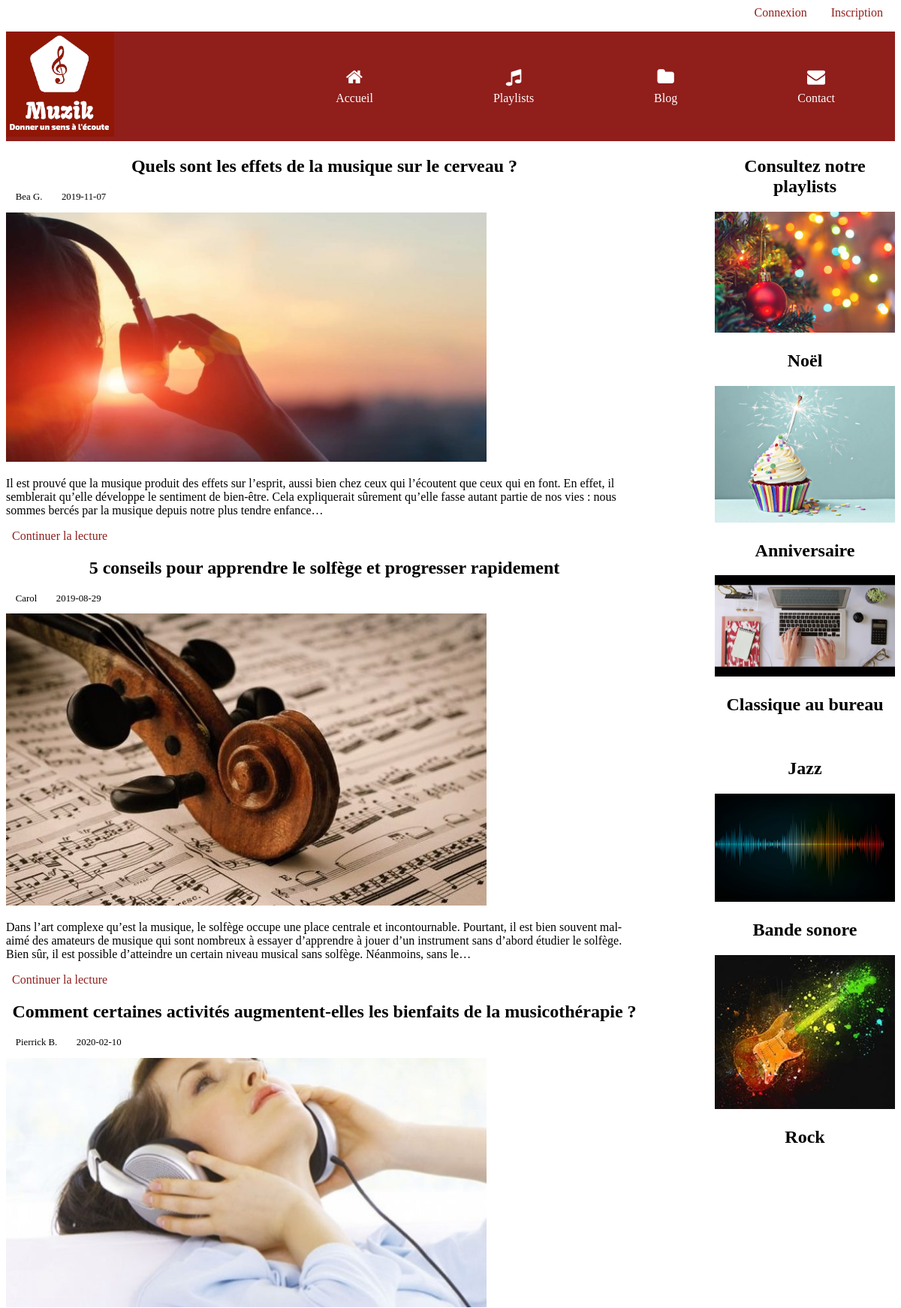
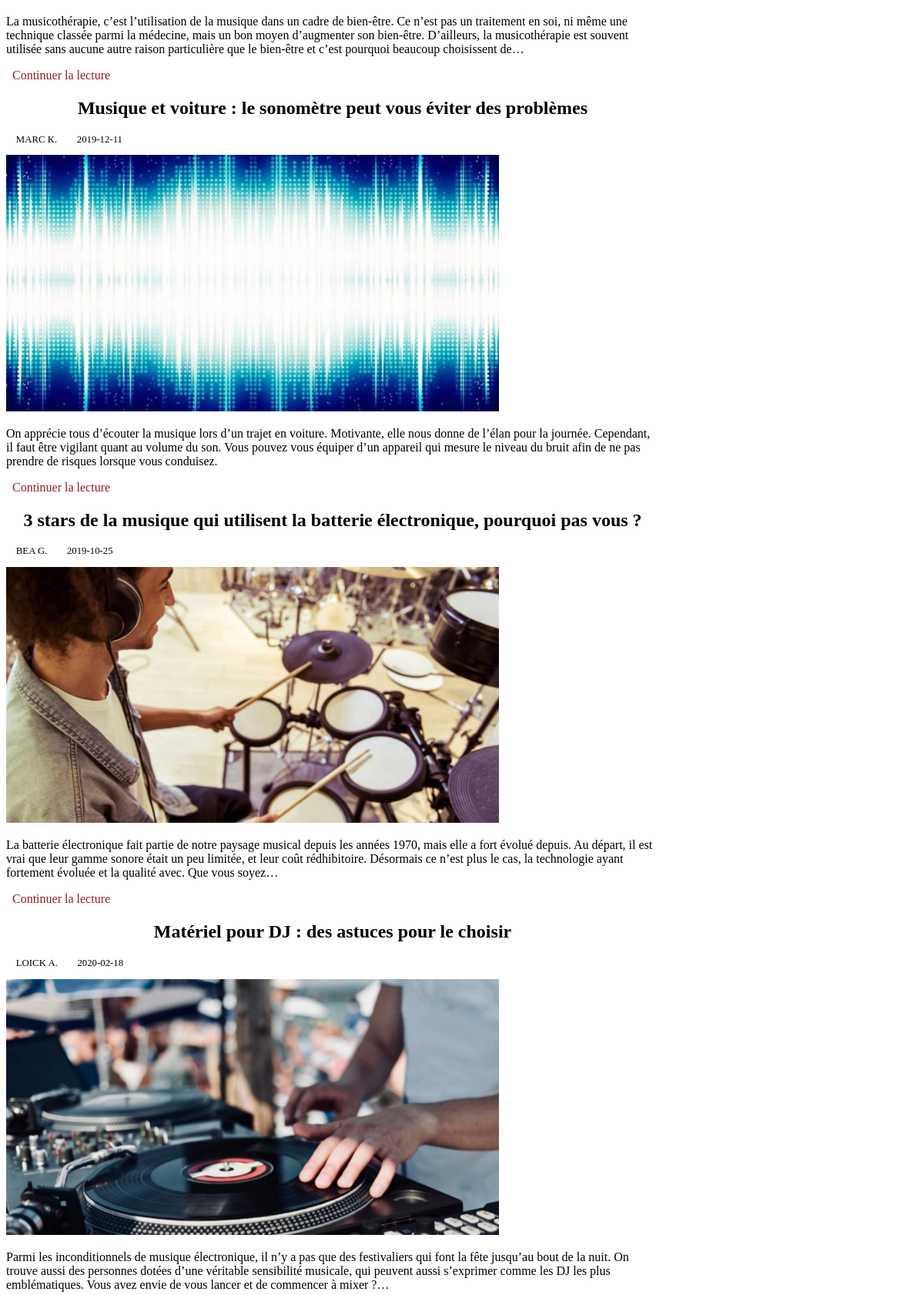
Screenshot of /blog.php (upper part) with the database file from the repository (2 pictures, top to bottom).
### tables this page shows
CREATE TABLE `Blog` (
  `Id` int(11) NOT NULL,
  `Titre` varchar(255) NOT NULL,
  `Auteur` varchar(255) NOT NULL,
  `Date_A` date NOT NULL,
  `Image` varchar(255) NOT NULL,
  `Description` text NOT NULL
);

CREATE TABLE `Categories` (
  `Id` int(11) NOT NULL,
  `Titre` varchar(255) NOT NULL,
  `Image` varchar(255) NOT NULL
);

### blog.php (called while the page is built, shortened)
<?php
include('database/bdd_connection.php') ;
$query ='SELECT * FROM Blog';
$resultSet = $pdo->query($query);
$blogs = $resultSet->fetchAll();
$query ='SELECT * FROM Categories ';
$resultSet = $pdo->query($query);
$cats = $resultSet->fetchAll();
include 'Templates/layout.phtml';
?>

### Templates/blog.phtml (the view, shortened to what this page needs)
<main class="container main">
	<section class="blog">
	    <?php foreach($blogs as $blog): ?>
		    <h1 class="main__h1"><?php echo $blog['Titre']?></h1>
		    <div class="main__auteur">
		        <p class="main__auteur__p"><?php echo $blog['Auteur']?></p>
		        <p class="main__auteur__p"><?php echo $blog['Date_A']?></p>
	        </div>
		    <img class="main__auteur__image" src="<?php echo $blog['Image']?>" alt="">
		    <p class="main__text"><?php echo $blog['Description']?></p>
		    <a  class="main__href" href="blog-<?php echo $blog['Id']?>">Continuer la lecture</a>
		<?php endforeach;?>
	</section>
	<aside class="aside">
		<h1 class="main__h1">Consultez notre playlists</h1>
		<div class="aside__playlist">
		    <?php foreach($cats as $cat): if(!isset($_SESSION['user'])){?>
		        <a class="playlist__a" href="./inscription">
                       <img class="asideplaylist__image" src="<?php echo $cat['Image']?>" alt="">
		            <h1 class="asideplaylist__h1"><?php echo $cat['Titre']?></h1>
		        </a>
               <?php } endforeach;?>
		</div>
	</aside>
</main>

### css/style.css (style rules this page uses)
* { box-sizing: border-box; }
.container { max-width: 1200px; margin: 0 auto; }
.playlist__a { text-decoration: none; color: black; }
.main__h1 { text-align: center; }
.main { display: flex; justify-content: space-between; }
.main__auteur { display:flex; }
.main__auteur__p { margin:0 1em 1em 1em; font-size: 0.8em; }
.main__auteur__image { width:40em; }
.main__text { margin-bottom: 1em; }
.main__href { padding:0.5em; text-decoration: none; color: #901E1B; }
.blog { margin-right:6em; }
.asideplaylist__image { width:15em; }
.asideplaylist__h1 { text-align: center; }

### rows the page displays
blog: Titre "Quels sont les effets de la musique sur le cerveau ?", Auteur "Bea G.", Date_A "2019-11-07", Image (picture), Description "Il est prouvé que la musique produit des effets sur l’esprit, aussi bien chez ceux qui l’écoutent que ceux qui en font. En effet, il semblerait qu’elle développe le sentiment de bien-être. Cela expliquerait sûrement qu’elle fasse autant partie de nos vies : nous sommes bercés par la musique depuis notre plus tendre enfance…"
blog: Titre "5 conseils pour apprendre le solfège et progresser rapidement", Auteur "Carol", Date_A "2019-08-29", Image (picture), Description "Dans l’art complexe qu’est la musique, le solfège occupe une place centrale et incontournable. Pourtant, il est bien souvent mal-aimé des amateurs de musique qui sont nombreux à essayer d’apprendre à jouer d’un instrument sans d’abord étudier le solfège. Bien sûr, il est possible d’atteindre un certain niveau musical sans solfège. Néanmoins, sans le…"
blog: Titre "Comment certaines activités augmentent-elles les bienfaits de la musicothérapie ?", Auteur "Pierrick B.", Date_A "2020-02-10", Image (picture), Description "La musicothérapie, c’est l’utilisation de la musique dans un cadre de bien-être. Ce n’est pas un traitement en soi, ni même une technique classée parmi la médecine, mais un bon moyen d’augmenter son bien-être. D’ailleurs, la musicothérapie est souvent utilisée sans aucune autre raison particulière que le bien-être et c’est pourquoi beaucoup choisissent de…"
blog: Titre "Musique et voiture : le sonomètre peut vous éviter des problèmes", Auteur "MARC K.", Date_A "2019-12-11", Image (picture), Description "On apprécie tous d’écouter la musique lors d’un trajet en voiture. Motivante, elle nous donne de l’élan pour la journée. Cependant, il faut être vigilant quant au volume du son. Vous pouvez vous équiper d’un appareil qui mesure le niveau du bruit afin de ne pas prendre de risques lorsque vous conduisez."
blog: Titre "3 stars de la musique qui utilisent la batterie électronique, pourquoi pas vous ?", Auteur "BEA G.", Date_A "2019-10-25", Image (picture), Description "La batterie électronique fait partie de notre paysage musical depuis les années 1970, mais elle a fort évolué depuis. Au départ, il est vrai que leur gamme sonore était un peu limitée, et leur coût rédhibitoire. Désormais ce n’est plus le cas, la technologie ayant fortement évoluée et la qualité avec. Que vous soyez…"
blog: Titre "Matériel pour DJ : des astuces pour le choisir", Auteur "LOICK A.", Date_A "2020-02-18", Image (picture), Description "Parmi les inconditionnels de musique électronique, il n’y a pas que des festivaliers qui font la fête jusqu’au bout de la nuit. On trouve aussi des personnes dotées d’une véritable sensibilité musicale, qui peuvent aussi s’exprimer comme les DJ les plus emblématiques. Vous avez envie de vous lancer et de commencer à mixer ?…"
categories: Image (picture), Titre "Noël"
categories: Image (picture), Titre "Anniversaire"
categories: Image (picture), Titre "Classique au bureau"
categories: Titre "Jazz"
categories: Image (picture), Titre "Bande sonore"
categories: Image (picture), Titre "Rock"
